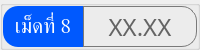
                     <widget class="QGroupBox" name="thickness_val_group_8">
                      <property name="minimumSize">
                       <size>
                        <width>0</width>
                        <height>50</height>
                       </size>
                      </property>
                      <property name="maximumSize">
                       <size>
                        <width>16777215</width>
                        <height>50</height>
                       </size>
                      </property>
                      <property name="styleSheet">
                       <string notr="true">color: rgb(255, 255, 255);</string>
                      </property>
                      <layout class="QHBoxLayout" name="horizontalLayout_27">
                       <property name="spacing">
                        <number>0</number>
                       </property>
                       <property name="leftMargin">
                        <number>0</number>
                       </property>
                       <property name="topMargin">
                        <number>0</number>
                       </property>
                       <property name="rightMargin">
                        <number>0</number>
                       </property>
                       <property name="bottomMargin">
                        <number>0</number>
                       </property>
                       <item>
                        <widget class="QLabel" name="thickness_val_title_8">
                         <property name="minimumSize">
                          <size>
                           <width>80</width>
                           <height>0</height>
                          </size>
                         </property>
                         <property name="maximumSize">
                          <size>
                           <width>80</width>
                           <height>16777215</height>
                          </size>
                         </property>
                         <property name="font">
                          <font>
                           <family>Kanit</family>
                           <pointsize>16</pointsize>
                           <italic>false</italic>
                           <bold>false</bold>
                           <underline>false</underline>
                           <strikeout>false</strikeout>
                          </font>
                         </property>
                         <property name="styleSheet">
                          <string notr="true">background-color: #0059fe;
border-top-left-radius: 15px;
border-bottom-left-radius: 15px;</string>
                         </property>
                         <property name="text">
                          <string>เม็ดที่ 8</string>
                         </property>
                         <property name="alignment">
                          <set>Qt::AlignCenter</set>
                         </property>
                        </widget>
                       </item>
                       <item>
                        <widget class="QFrame" name="thickness_val_frame_8">
                         <property name="minimumSize">
                          <size>
                           <width>0</width>
                           <height>0</height>
                          </size>
                         </property>
                         <property name="styleSheet">
                          <string notr="true">border: solid;
border-width: 1px;
border-color: rgb(121, 121, 121);
border-top-right-radius: 15px;
border-bottom-right-radius: 15px;</string>
                         </property>
                         <property name="frameShape">
                          <enum>QFrame::StyledPanel</enum>
                         </property>
                         <property name="frameShadow">
                          <enum>QFrame::Raised</enum>
                         </property>
                         <layout class="QHBoxLayout" name="horizontalLayout_28">
                          <item>
                           <widget class="QPushButton" name="thickness_val_8">
                            <property name="font">
                             <font>
                              <family>Kanit</family>
                              <pointsize>18</pointsize>
                             </font>
                            </property>
                            <property name="styleSheet">
                             <string notr="true">border: none;
color: rgb(100, 100, 100);</string>
                            </property>
                            <property name="text">
                             <string>XX.XX</string>
                            </property>
                           </widget>
                          </item>
                         </layout>
                        </widget>
                       </item>
                      </layout>
                     </widget>
